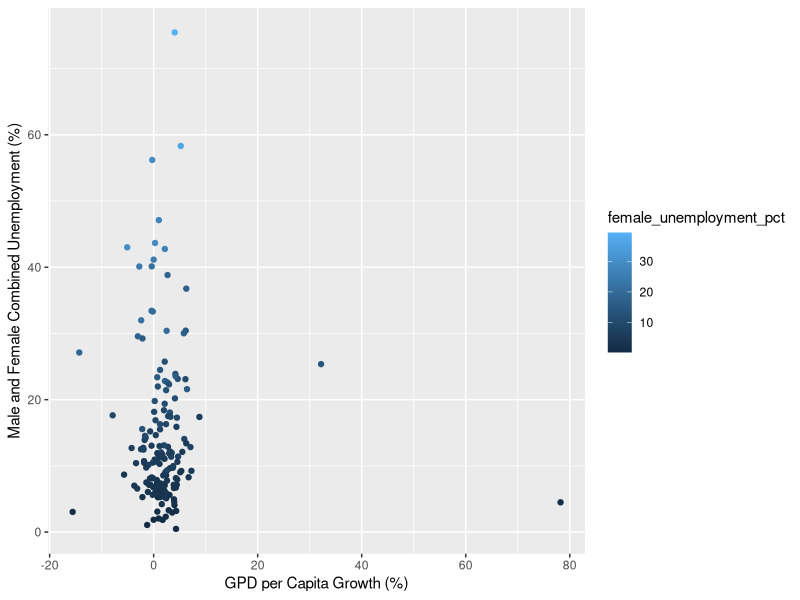
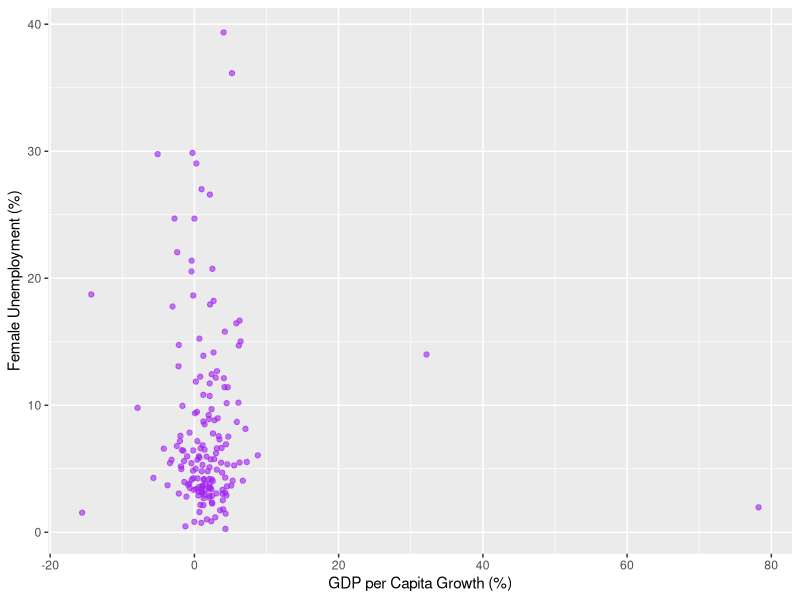
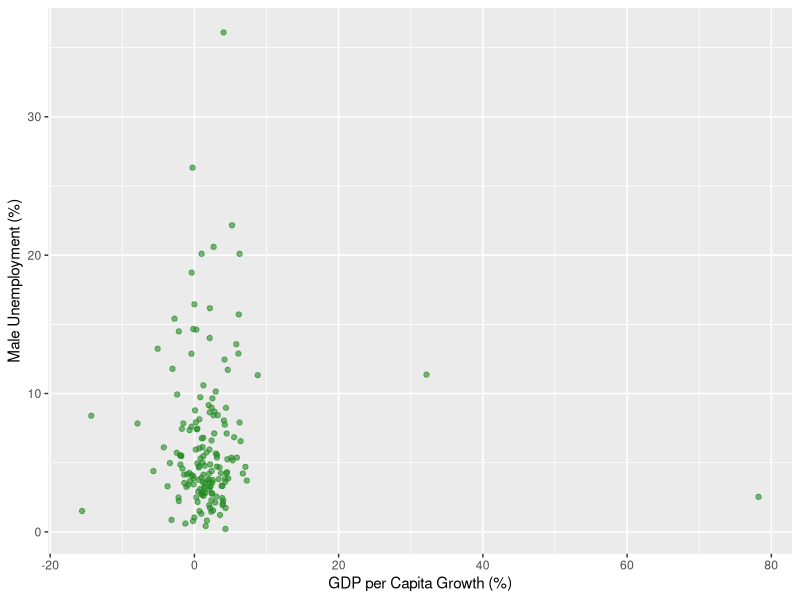

Write R code to recreate these figures, in order.
#Datathon26


#Topic 1 Economic Opportunity - how GDP is associated with unemployment

# how do unemployment rates (female and male) look with GDP?

#importing
library(readr)
Datathon_2026 <- read_csv("Datathon_2026.csv")
View(Datathon_2026)

attach(Datathon_2026)


#importing libraries
library (ggplot2)

#data exploration
head(Datathon_2026)

names(Datathon_2026)

dim(Datathon_2026)

summary(Datathon_2026)

# checking for null values
sum(is.na(Datathon_2026)) # 1217 null values


# Drop rows where col1 and col2 contains NA
Datathon_clean <- Datathon_2026[!is.na(Datathon_2026$gdp_per_capita_growth_pct) &
                                  !is.na(Datathon_2026$gdp_per_capita_usd) &
                                  !is.na(Datathon_2026$female_unemployment_pct) &
                                  !is.na(Datathon_2026$male_unemployment_pct), ]

#columns of interest: country_name, gdp_per_capita_growth_pct, inflation_pct, gdp_per_capita_usd,
#female_unemployment_pct, male_unemployment_pct, net_migration_people

#open cleaned dataframe
View(Datathon_clean)

#visualizing relationships
#all unemployment compared to capita growth


#both unemployment rates
ggplot(Datathon_clean, aes(x = gdp_per_capita_growth_pct,
                         y = female_unemployment_pct + male_unemployment_pct, col=female_unemployment_pct))+
  geom_point()+
  labs(x = "GPD per Capita Growth (%)",
       y = "Male and Female Combined Unemployment (%)")
  geom_smooth(method=lm, se=FALSE)


#Female unemployment
ggplot(Datathon_clean, aes(x = gdp_per_capita_growth_pct,
                           y = female_unemployment_pct)) +
  geom_point(color= "purple", alpha = 0.6) +
  labs(x = "GDP per Capita Growth (%)",
       y = "Female Unemployment (%)")

#Male unemployment
ggplot(Datathon_clean, aes(x = gdp_per_capita_growth_pct,
                           y = male_unemployment_pct)) +
  geom_point(color = "forestgreen", alpha = 0.6) +
  labs(x = "GDP per Capita Growth (%)",
       y = "Male Unemployment (%)")

#mean and averages of both unemployment rates
summary(Datathon_clean$female_unemployment_pct)
summary(Datathon_clean$male_unemployment_pct)
